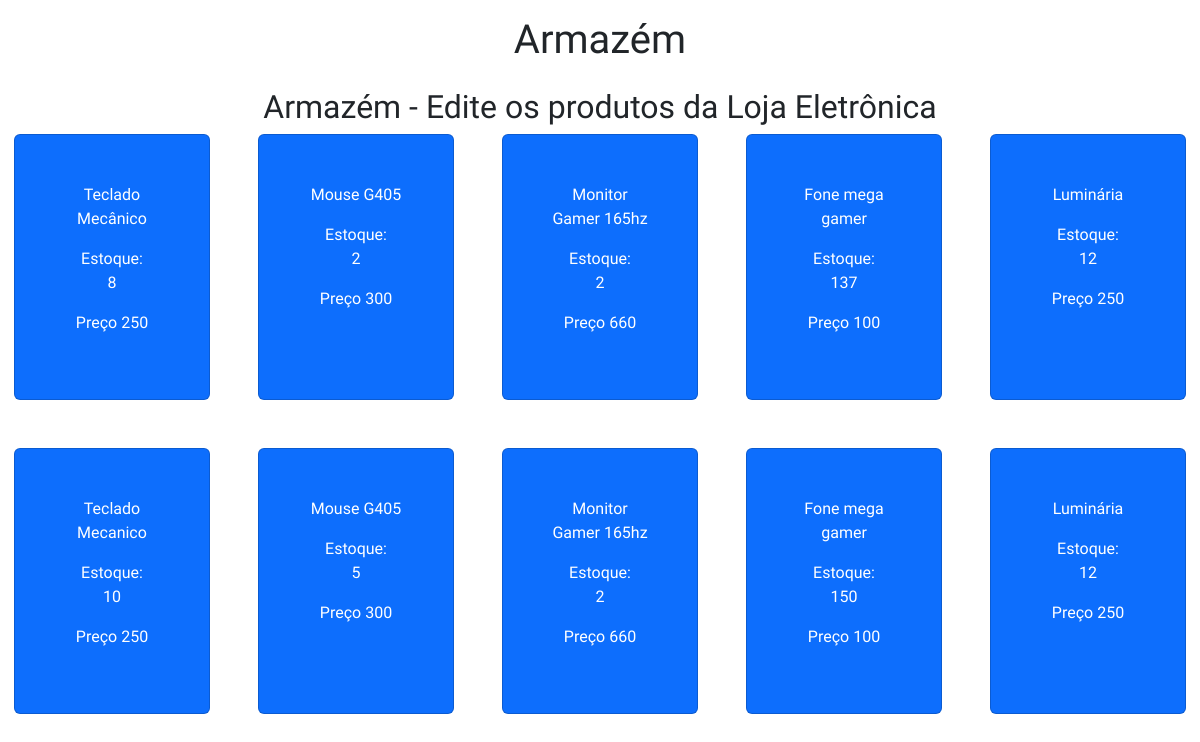
Page /armazem.php (signed in) on the committed database.
### tables this page shows
CREATE TABLE `produtos` (
  `ID` int(11) NOT NULL,
  `nome` varchar(100) NOT NULL,
  `preco` int(11) NOT NULL,
  `estoque` int(11) NOT NULL,
  `categoria` varchar(50) DEFAULT NULL
);

### armazem.php (the view, shortened to what this page needs)
<?php
include 'connection.php';
$sql = "SELECT * FROM produtos";
$result = $conn->query($sql);
?>
<!DOCTYPE html>
<html lang="en">
<head>
    <link rel="stylesheet" href="https://cdn.jsdelivr.net/npm/bootstrap@5.3.8/dist/css/bootstrap.min.css">
    <link rel="stylesheet" href="style.css">
</head>
<body>
    <header class="text-center p-3">
        <h1>Armazém</h1>
    </header>
    <main>
        <h2 class="text-center">Armazém - Edite os produtos da Loja Eletrônica</h2>
        <div class="container-fluid d-flex flex-wrap gap-5 justify-content-center">
            <?php while ($produto = $result->fetch_assoc()): ?>
                <div class="card rounded-2 col-2 bg-primary text-center fw-800 text-white p-5" onclick="location.href='produto.php/?id=<?= $produto['ID'] ?>'">
                    <p><?= $produto['nome'] ?></p>
                    <span class=" container-fluid">
                    <p>Estoque: <?= $produto['estoque'] ?></p>
                    <p>Preço <?= $produto['preco'] ?></p>
                    </span>
                </div>
            <?php endwhile; ?>
        </div>
    </main>
</body>
</html>

### style.css (style rules this page uses)
body { font-family: 'Google Sans' !important; }
.card { cursor: pointer; }

### rows in the picture
produtos: nome "Teclado Mecânico", estoque "8", preco "250"
produtos: nome "Mouse G405", estoque "2", preco "300"
produtos: nome "Monitor Gamer 165hz", estoque "2", preco "660"
produtos: nome "Fone mega gamer", estoque "137", preco "100"
produtos: nome "Luminária", estoque "12", preco "250"
produtos: nome "Teclado Mecanico", estoque "10", preco "250"
produtos: nome "Mouse G405", estoque "5", preco "300"
produtos: nome "Monitor Gamer 165hz", estoque "2", preco "660"
produtos: nome "Fone mega gamer", estoque "150", preco "100"
produtos: nome "Luminária", estoque "12", preco "250"
